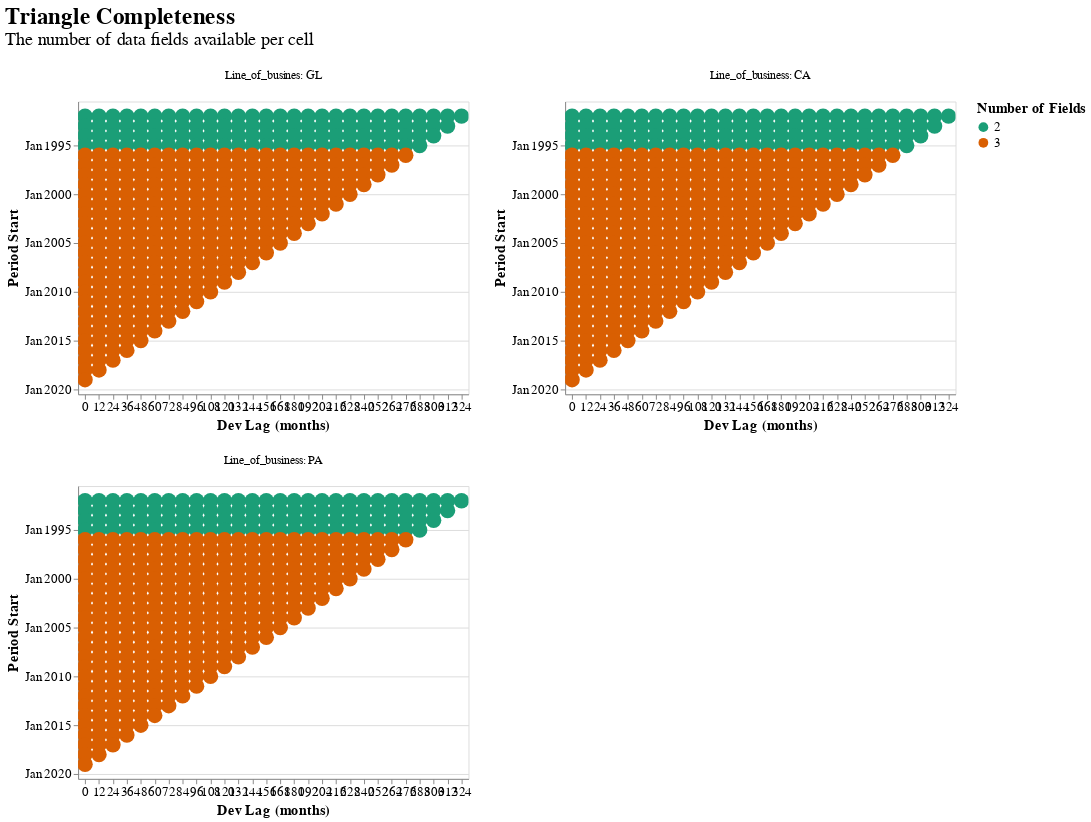

The cell this chart's notebook holds for it:
### Code cell
combined.plot_data_completeness()

### Figure 1 — Vega-Lite specification as saved in the notebook (floating-point values rounded to 4 significant figures; data arrays with more than 128 entries replaced by an {"elided": "..."} marker saying what was removed)
{"autosize": {"contains": "content", "resize": true}, "config": {"style": {"group-title": {"fontSize": 24}, "group-subtitle": {"fontSize": 18}, "guide-label": {"fontSize": 16, "font": "sans-serif"}, "guide-title": {"fontSize": 18, "font": "sans-serif"}}, "mark": {"color": "#1f8fff"}, "title": {"anchor": "start", "offset": 20}, "legend": {"orient": "right", "titleAnchor": "start", "layout": {"direction": "vertical"}, "labelFontSize": 13.1, "titleFontSize": 14.74}, "axis": {"labelFontSize": 13.1, "titleFontSize": 14.74}}, "concat": [{"data": {"values": {"elided": "406 records"}}, "mark": {"type": "circle", "opacity": 1, "size": 250.0}, "encoding": {"color": {"condition": {"param": "param_7", "field": "Number of Fields", "scale": {"scheme": "dark2"}, "type": "nominal"}, "value": "lightgray"}, "tooltip": [{"field": "period_start", "title": "Period Start", "type": "temporal"}, {"field": "period_end", "title": "Period End", "type": "temporal"}, {"field": "evaluation_date", "title": "Evaluation Date", "type": "temporal"}, {"field": "dev_lag", "title": "Dev Lag (months)", "type": "nominal"}, {"field": "Fields", "type": "nominal"}], "x": {"axis": {"labelAngle": 0}, "field": "dev_lag", "scale": {"zero": true}, "title": "Dev Lag (months)", "type": "nominal"}, "y": {"field": "period_start", "scale": {"padding": 15, "reverse": true}, "timeUnit": "yearmonth", "title": "Period Start", "type": "temporal"}}, "height": 300, "name": "view_4", "title": {"text": "Line_of_busines: GL", "anchor": "middle", "font": "sans-serif", "fontSize": 12, "fontWeight": "normal"}, "width": 400}, {"data": {"values": {"elided": "406 records"}}, "mark": {"type": "circle", "opacity": 1, "size": 250.0}, "encoding": {"color": {"condition": {"param": "param_9", "field": "Number of Fields", "scale": {"scheme": "dark2"}, "type": "nominal"}, "value": "lightgray"}, "tooltip": [{"field": "period_start", "title": "Period Start", "type": "temporal"}, {"field": "period_end", "title": "Period End", "type": "temporal"}, {"field": "evaluation_date", "title": "Evaluation Date", "type": "temporal"}, {"field": "dev_lag", "title": "Dev Lag (months)", "type": "nominal"}, {"field": "Fields", "type": "nominal"}], "x": {"axis": {"labelAngle": 0}, "field": "dev_lag", "scale": {"zero": true}, "title": "Dev Lag (months)", "type": "nominal"}, "y": {"field": "period_start", "scale": {"padding": 15, "reverse": true}, "timeUnit": "yearmonth", "title": "Period Start", "type": "temporal"}}, "height": 300, "name": "view_5", "title": {"text": "Line_of_business: CA", "anchor": "middle", "font": "sans-serif", "fontSize": 12, "fontWeight": "normal"}, "width": 400}, {"data": {"values": {"elided": "406 records"}}, "mark": {"type": "circle", "opacity": 1, "size": 250.0}, "encoding": {"color": {"condition": {"param": "param_11", "field": "Number of Fields", "scale": {"scheme": "dark2"}, "type": "nominal"}, "value": "lightgray"}, "tooltip": [{"field": "period_start", "title": "Period Start", "type": "temporal"}, {"field": "period_end", "title": "Period End", "type": "temporal"}, {"field": "evaluation_date", "title": "Evaluation Date", "type": "temporal"}, {"field": "dev_lag", "title": "Dev Lag (months)", "type": "nominal"}, {"field": "Fields", "type": "nominal"}], "x": {"axis": {"labelAngle": 0}, "field": "dev_lag", "scale": {"zero": true}, "title": "Dev Lag (months)", "type": "nominal"}, "y": {"field": "period_start", "scale": {"padding": 15, "reverse": true}, "timeUnit": "yearmonth", "title": "Period Start", "type": "temporal"}}, "height": 300, "name": "view_6", "title": {"text": "Line_of_business: PA", "anchor": "middle", "font": "sans-serif", "fontSize": 12, "fontWeight": "normal"}, "width": 400}], "columns": 2, "params": [{"name": "param_7", "select": {"type": "point"}, "views": ["view_4"]}, {"name": "param_8", "select": {"type": "interval", "encodings": ["x", "y"]}, "bind": "scales", "views": ["view_4"]}, {"name": "param_9", "select": {"type": "point"}, "views": ["view_5"]}, {"name": "param_10", "select": {"type": "interval", "encodings": ["x", "y"]}, "bind": "scales", "views": ["view_5"]}, {"name": "param_11", "select": {"type": "point"}, "views": ["view_6"]}, {"name": "param_12", "select": {"type": "interval", "encodings": ["x", "y"]}, "bind": "scales", "views": ["view_6"]}], "title": {"text": "Triangle Completeness", "subtitle": "The number of data fields available per cell"}, "$schema": "https://vega.github.io/schema/vega-lite/v5.20.1.json"}
